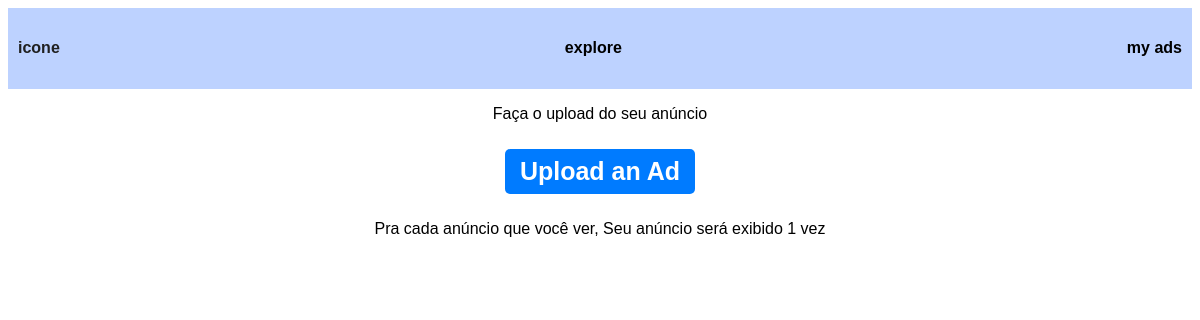
Before: /mypage (signed in) with the older database file.
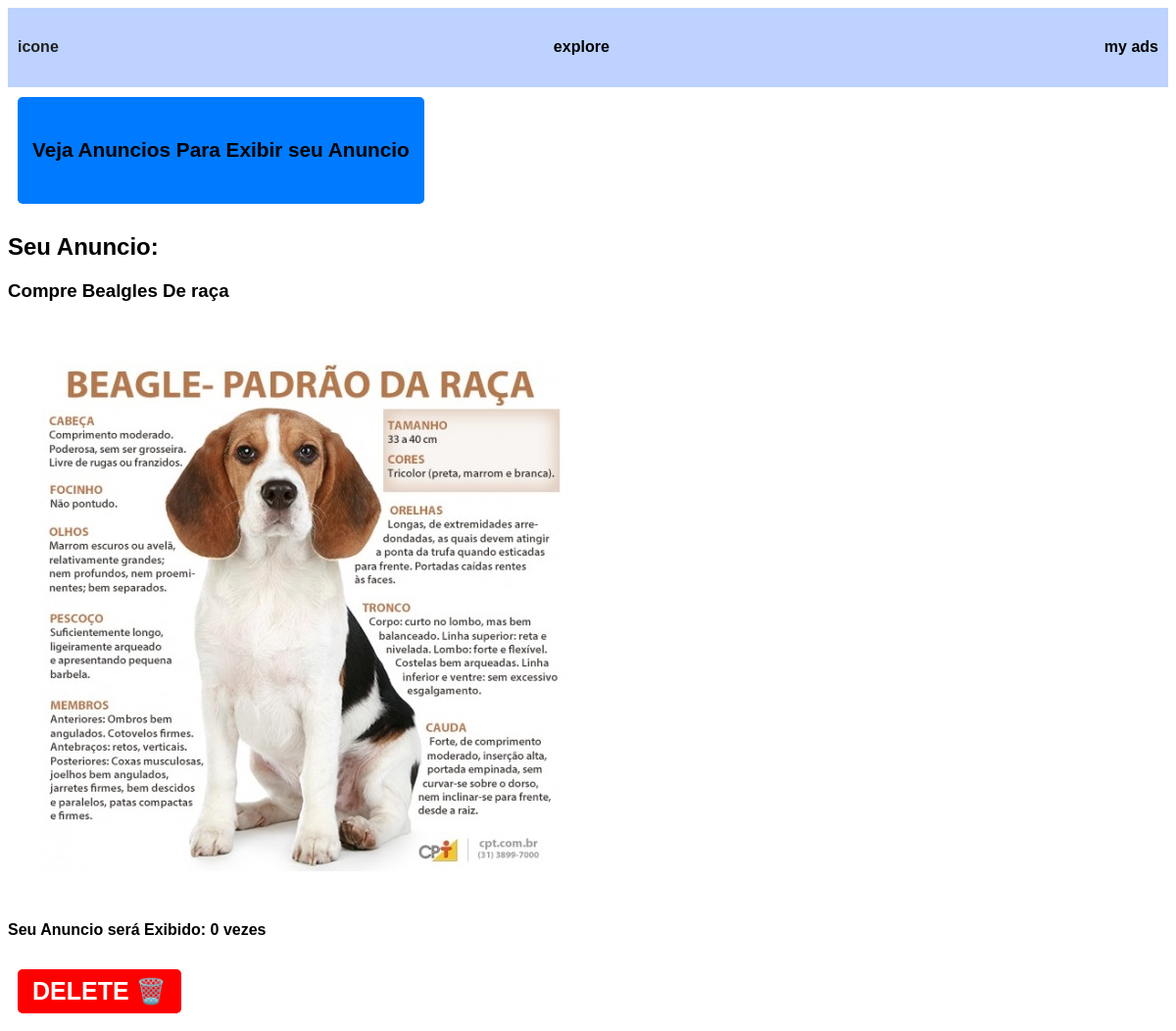
After: the same page with the newer database file.
### tables this page shows
CREATE TABLE ads (
    id INTEGER PRIMARY KEY AUTOINCREMENT,
    user_id INTEGER NOT NULL,
    points INTEGER NOT NULL,
    img TEXT NOT NULL,
    description TEXT NOT NULL,
    link TEXT NOT NULL,
    FOREIGN KEY (user_id) REFERENCES users(id)
);

### app.py (the view, shortened to what this page needs)
@app.route("/mypage", methods=["GET", "POST"])
@login_required
def mypage():
    id = session["user_id"]
    ad = db.execute("SELECT * FROM ads WHERE user_id = ?",id)
    if ad:
        ad = ad[0]
    else:
        ad = None
    return render_template("mypage.html",ad = ad)

### app.py (called while the page is built)
def login_required(f):
    @wraps(f)
    def decorated_function(*args, **kwargs):
        if session.get("user_id") is None:
            return redirect("/login")
        return f(*args, **kwargs)
    return decorated_function

@app.after_request
def after_request(response):
    response.headers["Cache-Control"] = "no-cache, no-store, must-revalidate"
    response.headers["Expires"] = 0
    response.headers["Pragma"] = "no-cache"
    return response

### templates/mypage.html (shortened to what this page needs)
{% extends "layout.html" %}
{% block main %}
{% if ad %}
    <div class="ad-container">
        <button class ="button"><a href="/explore"><h5>Veja Anuncios Para Exibir seu Anuncio</h5></a></button>
        <h2 class="title">Seu Anuncio:</h2>
        <h3>{{ad["description"]}}</h3>
        <a href="{{ad['link']}}" target="_blank">
            <img src="{{ url_for('static', filename='imgs/' + ad['img']) }}" alt="Imagem do anúncio" class="ad-image">
        </a>
        <h4>Seu Anuncio será Exibido: {{ad["points"]}} vezes</h4>
        <form method="post">
            <button name="delete" value="delete" class="dbutton">DELETE 🗑️</button>
        </form>
    </div>
{% endif %}
{% if not ad %}
    <div style="text-align: center;">
        <p >Faça o upload do seu anúncio</p>
        <form method="post">
            <button class="button">Upload an Ad</button>
        </form>
        <p >Pra cada anúncio que você ver, Seu anúncio será exibido 1 vez</p>
    </div>
{% endif %}
{% endblock %}

### templates/layout.html (shortened to what this page needs)
<!DOCTYPE html>
<html lang="pt">
<head>
    <link href="/static/styles.css" rel="stylesheet">
</head>
<body>
    <header >
        <div class = "bar">
            <h4 class ="item" class ="smallimg">icone</h4>
            <a href ="/explore"><h4 class ="item">explore</h4></a>
            <a href ="/mypage"><h4 class ="item">my ads</h4></a>
        </div>
    </header>
    <main>
        {% block main %}{% endblock %}
    </main>
</body>
</html>

### static/styles.css (style rules this page uses)
body { font-family: 'Poppins', sans-serif; }
a { color:black; text-decoration: none; }
.bar { display: flex; flex-wrap: wrap; justify-content: space-between; padding:10px; color:rgb(32, 32, 32); background-color: rgb(189, 210, 255); }
.button { background-color: #007bff; color: white; border: none; padding: 8px 15px; border-radius: 5px; cursor: pointer; transition: 0.3s; margin:10px; text-align: center; font-size: 25px; font-weight: bold; }
.dbutton { background-color: #ff0000; color: white; border: none; padding: 8px 15px; border-radius: 5px; cursor: pointer; transition: 0.3s; margin:10px; text-align: center; font-size: 25px; font-weight: bold; }

Changed rows visible on the page:
added ads: description "Compre Bealgles De raça", img (picture), points "0"
Other visible differences:
text no longer shown: "Faça o upload do seu anúncio Upload an Ad Pra cada anúncio que você ver, Seu anúncio será exibido 1 vez"
text now shown: "Veja Anuncios Para Exibir seu Anuncio Seu Anuncio: Seu Anuncio será Exibido: vezes DELETE 🗑️"
